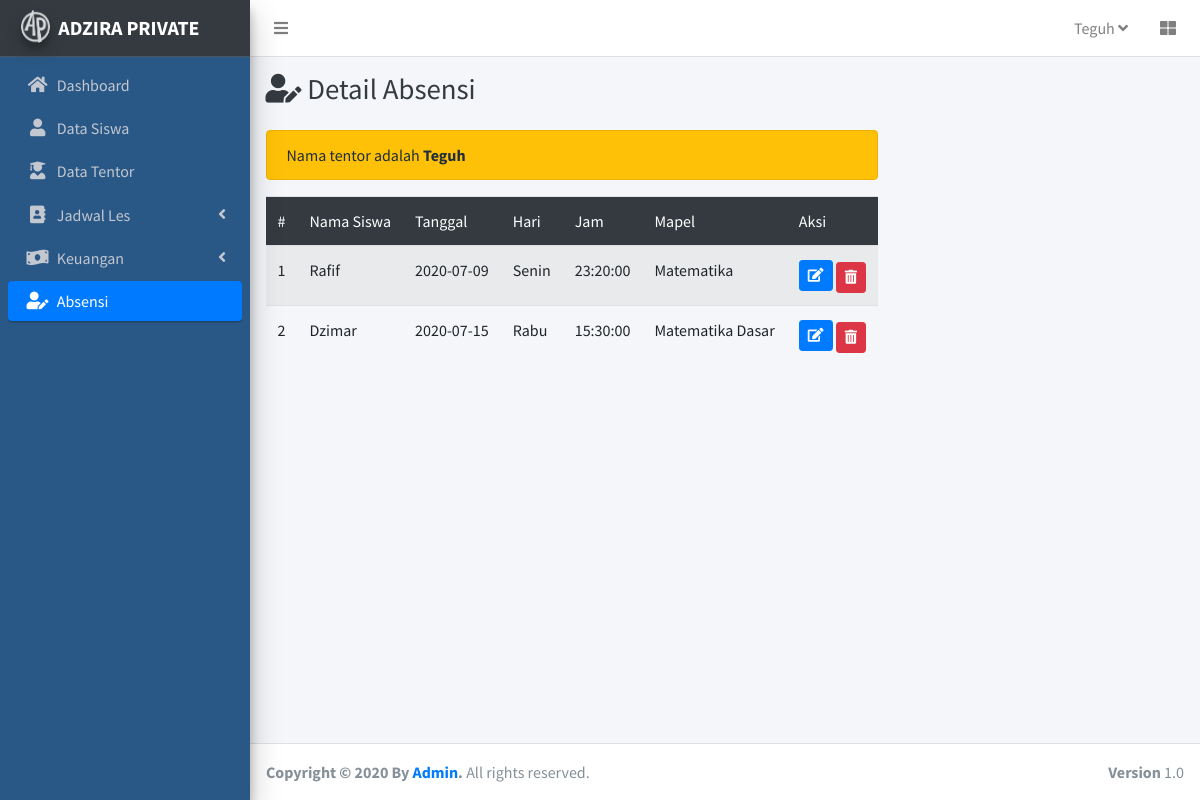
The app's page /c_absensi/detail/7 with its own data.
### tables this page shows
CREATE TABLE `tentor` (
  `id_tentor` int(11) NOT NULL,
  `nama` varchar(50) NOT NULL,
  `alamat` varchar(255) NOT NULL,
  `no_tlp` varchar(13) NOT NULL,
  `bidang_keahlian` varchar(50) DEFAULT NULL,
  `sekolah` varchar(50) DEFAULT NULL,
  `jurusan` varchar(50) DEFAULT NULL,
  `semester` int(11) DEFAULT NULL,
  `image` varchar(50) DEFAULT NULL
);

CREATE TABLE `absensi` (
  `id_absensi` int(11) NOT NULL,
  `id_tentor` int(11) NOT NULL,
  `id_siswa` int(11) NOT NULL,
  `tanggal` date NOT NULL,
  `hari` varchar(10) NOT NULL,
  `jam` time NOT NULL,
  `mapel` varchar(50) NOT NULL
);

CREATE TABLE `siswa` (
  `id_siswa` int(11) NOT NULL,
  `nama` varchar(50) NOT NULL,
  `alamat` varchar(255) NOT NULL,
  `kelas` int(3) NOT NULL,
  `tgl_lahir` date NOT NULL,
  `nama_ortu` varchar(50) NOT NULL,
  `tlp_ortu` varchar(12) NOT NULL,
  `image` varchar(50) DEFAULT NULL
);

### application/controllers/C_Absensi.php (called while the page is built, shortened)
<?php
class C_Absensi extends CI_Controller{
    public function __Construct()
    {
        $this->load->model('Absensi_model');
        $this->load->model('Tentor_model');
        $this->load->model('Siswa_model');
    }
    public function detail($id)
    {
        $data['absensi'] = $this->Absensi_model->getAbsensiByIdTentor($id);
        $data['tentor'] = $this->Tentor_model->getTentorById($id);
        $data['siswa'] = $this->Siswa_model->getAllSiswa();
        $data['hari'] = ['Senin','Selasa','Rabu','Kamis','Jumat','Sabtu','Minggu'];
        $data['judul'] = 'Detail Absensi';
        $data['aktifdashboard'] = '';
        $data['aktifsiswa'] = '';
        $data['aktiftentor'] = '';
        $data['aktifjadwal'] = '';
        $data['aktifabsensi'] = 'active';
        $data['aktifkeuangan'] = '';
        $data['user'] = $this->db->get_where('admin')->row_array();
        $this->load->view('template/header',$data);
        $this->load->view('absensi/detail',$data);
        $this->load->view('template/footer');
    }
}

### index.php (called while the page is built, shortened)
<?php
require_once BASEPATH.'core/CodeIgniter.php';

### application/models/Tentor_model.php (called while the page is built, shortened)
<?php
class Tentor_model extends CI_model{
    public function getTentorById($id)
    {
        return $this->db->get_where('tentor',['id_tentor' => $id])->row_array();
    }
}

### application/models/Absensi_model.php (called while the page is built, shortened)
<?php
class Absensi_model extends CI_model{
    public function getAbsensiByIdTentor($id)
    {
        return $this->db->get_where('absensi',['id_tentor'=> $id])->result_array();
    }
}

### application/models/Siswa_model.php (called while the page is built, shortened)
<?php
class Siswa_model extends CI_model{
    public function getAllSiswa()
    {
       return  $this->db->get('siswa')->result_array();
    }
}

### application/views/absensi/detail.php (the view)
<div class="content-wrapper">
    <div class="content-header">
      <div class="container-fluid">
        <div class="row mb-2">
          <div class="col-sm-6">
            <h1 class="m-0 text-dark"><i class="fas fa-user-edit"></i> Detail Absensi</h1>
          </div>
        </div>
      </div>
    </div>
    <section class="content">
        <div class="container">
            <div class="alert alert-warning  col-md-8" role="alert">
                Nama tentor adalah <strong> <?= $tentor['nama'];?></strong>
            </div>
            <table class="table table-striped mt-3 col-md-8">
              <thead class="bg-dark">
                <tr>
                  <td>#</td>
                  <td>Nama Siswa</td>
                  <td>Tanggal</td>
                  <td>Hari</td>
                  <td>Jam</td>
                  <td>Mapel</td>
                  <td>Aksi</td>
                </tr>
              </thead>
              <tbody>
                <?php $angka=1;foreach($absensi as $ab):?>
                  <tr>
                    <td><?= $angka++;?></td>
                    <td>
                      <?php foreach($siswa as $s):?>
                        <?php if($ab['id_siswa'] == $s['id_siswa']):?>
                          <?= $s['nama'];?>
                        <?php endif;?>
                      <?php endforeach;?>
                    </td>
                    <td><?= $ab['tanggal'] ;?></td>
                    <td><?= $ab['hari'] ;?></td>
                    <td><?= $ab['jam'] ;?></td>
                    <td><?= $ab['mapel'] ;?></td>
                    <td>
                      <a href="<?= base_url();?>c_absensi/edit/<?= $ab['id_absensi'];?>" class="btn btn-primary btn-sm">
                          <i class="fas fa-edit"></i>
                      </a>
                      <a href="<?= base_url();?>c_absensi/hapus/<?= $ab['id_absensi'];?>" class="btn btn-danger btn-sm mt-1">
                          <i class="fas fa-trash-alt"> </i>
                      </a>
                    </td>
                  </tr>
                <?php endforeach;?>
              </tbody>
            </table>
        </div>
    </section>
</div>

### application/views/template/header.php (shortened to what this page needs)
<!DOCTYPE html>
<html>
<head>
  <link rel="stylesheet" href="<?= base_url();?>assetAdmin/plugins/fontawesome-free/css/all.min.css">
  <link rel="stylesheet" href="https://code.ionicframework.com/ionicons/2.0.1/css/ionicons.min.css">
  <link rel="stylesheet" href="<?= base_url();?>assetAdmin/plugins/tempusdominus-bootstrap-4/css/tempusdominus-bootstrap-4.min.css">
  <link rel="stylesheet" href="<?= base_url();?>assetAdmin/plugins/icheck-bootstrap/icheck-bootstrap.min.css">
  <link rel="stylesheet" href="<?= base_url();?>assetAdmin/plugins/jqvmap/jqvmap.min.css">
  <link rel="stylesheet" href="<?= base_url();?>assetAdmin/dist/css/adminlte.min.css">
  <link rel="stylesheet" href="<?= base_url();?>assetAdmin/dist/jos.css">
  <link rel="stylesheet" href="<?= base_url();?>assetAdmin/plugins/overlayScrollbars/css/OverlayScrollbars.min.css">
  <link rel="stylesheet" href="<?= base_url();?>assetAdmin/plugins/daterangepicker/daterangepicker.css">
  <link rel="stylesheet" href="<?= base_url();?>assetAdmin/plugins/summernote/summernote-bs4.css">
</head>
<body class="hold-transition sidebar-mini layout-fixed">
<div class="wrapper">
  <nav class="main-header navbar navbar-expand navbar-white navbar-light">
    <ul class="navbar-nav">
      <li class="nav-item">
        <a class="nav-link" data-widget="pushmenu" href="#" role="button"><i class="fas fa-bars"></i></a>
      </li>
    </ul>
    <ul class="navbar-nav ml-auto">
      <li class="nav-item dropdown">
        <a class="nav-link" data-toggle="dropdown" href="#"> <?= $user['username'];?>
          <i class="fas fa-angle-down"></i>
        </a>
      </li>
      <li class="nav-item">
        <a class="nav-link" data-widget="control-sidebar" data-slide="true" href="#" role="button">
          <i class="fas fa-th-large"></i>
        </a>
      </li>
    </ul>
  </nav>
  <aside class="main-sidebar sidebar-dark-primary elevation-4 bg-dark">
    <a href="<?= base_url();?>" class="brand-link">
      <img src="<?= base_url();?>assetAdmin/dist/img/AdminLTELogo.png" alt="AdminLTE Logo" class="brand-image img-circle elevation-3"
           style="opacity: .8">
      <span class="brand-text font-weight-bold">ADZIRA PRIVATE</span>
    </a>
    <div class="sidebar froge">
      <nav class="mt-2">
        <ul class="nav nav-pills nav-sidebar flex-column" data-widget="treeview" role="menu" data-accordion="false">
          <li class="nav-item has-treeview">
            <a href="<?= base_url();?>c_home" class="nav-link <?= $aktifdashboard;?>">
              <i class="nav-icon fas fa-home"></i>
              <p>Dashboard</p>
            </a>
          </li>
          <li class="nav-item has-treeview">
            <a href="<?= base_url();?>c_siswa" class="nav-link <?= $aktifsiswa;?>">
              <i class="nav-icon fas fa-user"></i>
              <p>Data Siswa</p>
            </a>
          </li>
          <li class="nav-item has-treeview">
            <a href="<?= base_url();?>c_tentor" class="nav-link <?= $aktiftentor;?>">
              <i class="nav-icon fas fa-user-graduate"></i>
              <p>Data Tentor</p>
            </a>
          </li>
          <li class="nav-item has-treeview">
            <a href="#" class="nav-link <?= $aktifjadwal;?>">
              <i class="nav-icon fas fa-address-book"></i>
              <p>
                Jadwal Les
                <i class="right fas fa-angle-left"></i>
              </p>
            </a>
          </li>
          <li class="nav-item has-treeview">
            <a href="#" class="nav-link <?= $aktifkeuangan;?>">
              <i class="nav-icon fas fa-money-bill-wave"></i>
              <p>
                Keuangan
                <i class="fas fa-angle-left right"></i>
              </p>
            </a>
          </li>
          <li class="nav-item has-treeview">
            <a href="<?= base_url() ;?>c_absensi" class="nav-link <?= $aktifabsensi;?>">
              <i class="nav-icon fas fa-user-edit"></i>
              <p> Absensi</p>
            </a>
          </li>
        </ul>
      </nav>
    </div>
  </aside>

### records on screen
tentor: nama "Teguh"
absensi: tanggal "2020-07-09", hari "Senin", jam "23:20:00", mapel "Matematika"
siswa: nama "Rafif"
absensi: tanggal "2020-07-15", hari "Rabu", jam "15:30:00", mapel "Matematika Dasar"
siswa: nama "Dzimar"

### other values on screen
$user['username'] "Teguh"
